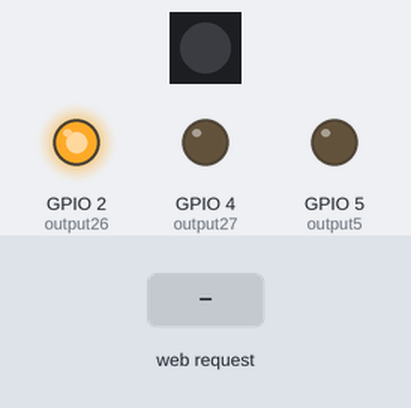
Recording of a sketch running on a simulated ESP32. Parts: 1 RGB LEDs in strip order, left to right, output pins drawn as LEDs (lit = HIGH). Dashed ring = blinking. The test bench sets the inputs (shaded band). WiFi joins after 1.5 s; servers stay silent unless stated; what the sketch prints to the serial monitor is not drawn.

Above: at 2.7 s.
2.8 s: HTTP request GET /26/off received
At 2.95 s:
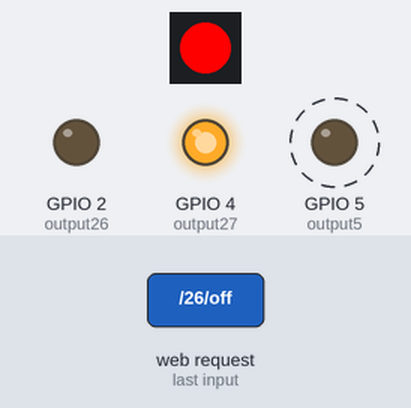
At 4.9 s:
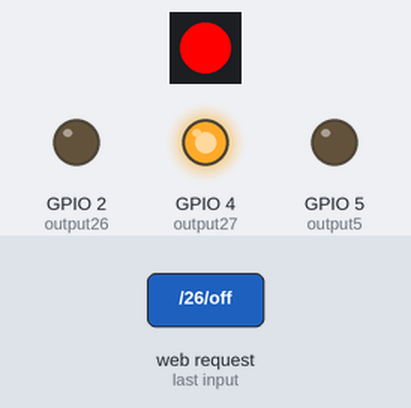
5.2 s: HTTP request GET /26/on received
At 6.1 s:
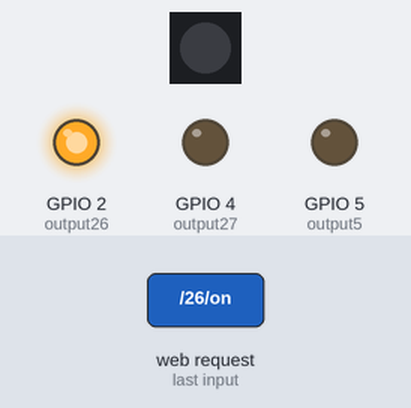
Timing chart, 0 to 8.2 s (numbered marks = the images above; inputs shaded):
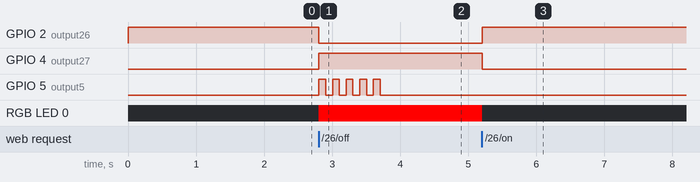

The sketch:

paggingDevice2022v.03.ino
```cpp
// Load Wi-Fi library
#include <Adafruit_NeoPixel.h>
#define PIN 15
#include <WiFi.h>
Adafruit_NeoPixel pixels = Adafruit_NeoPixel(1, PIN, NEO_GRB + NEO_KHZ800);
// Replace with your network credentials
const char* ssid = "Dialog 4G"; //your WiFi Name
const char* password = "sema9454";  //Your Wifi Password

// Set web server port number to 80
WiFiServer server(80);

// Variable to store the HTTP request
String header;

// Auxiliar variables to store the current output state
String output26State = "off";
String output27State = "off";

// Assign output variables to GPIO pins
const int output26 = 2;
const int output27 = 4;
const int output5 = 5;

// Current time
unsigned long currentTime = millis();
// Previous time
unsigned long previousTime = 0;
// Define timeout time in milliseconds (example: 2000ms = 2s)
const long timeoutTime = 2000;

void setup() {
  pixels.begin(); // This initializes the NeoPixel library.
  Serial.begin(115200);
  // Initialize the output variables as outputs
  pinMode(output26, OUTPUT);
  pinMode(output27, OUTPUT);
  pinMode(output5, OUTPUT);
  // Set outputs to LOW
  digitalWrite(output26, HIGH);
  digitalWrite(output27, LOW);
  digitalWrite(output5, LOW);

  // Connect to Wi-Fi network with SSID and password
  Serial.print("Connecting to ");
  Serial.println(ssid);
  WiFi.begin(ssid, password);
  while (WiFi.status() != WL_CONNECTED) {
    delay(500);
    Serial.print(".");
  }
  // Print local IP address and start web server
  Serial.println("");
  Serial.println("WiFi connected.");
  Serial.println("IP address: ");
  Serial.println(WiFi.localIP());
  server.begin();
}

void loop(){
  WiFiClient client = server.available();   // Listen for incoming clients

  if (client) {                             // If a new client connects,
    currentTime = millis();
    previousTime = currentTime;
    Serial.println("New Client.");          // print a message out in the serial port
    String currentLine = "";                // make a String to hold incoming data from the client
    while (client.connected() && currentTime - previousTime <= timeoutTime) {  // loop while the client's connected
      currentTime = millis();
      if (client.available()) {             // if there's bytes to read from the client,
        char c = client.read();             // read a byte, then
        Serial.write(c);                    // print it out the serial monitor
        header += c;
        if (c == '\n') {                    // if the byte is a newline character
          // if the current line is blank, you got two newline characters in a row.
          // that's the end of the client HTTP request, so send a response:
          if (currentLine.length() == 0) {
            // HTTP headers always start with a response code (e.g. HTTP/1.1 200 OK)
            // and a content-type so the client knows what's coming, then a blank line:
            client.println("HTTP/1.1 200 OK");
            client.println("Content-type:text/html");
            client.println("Connection: close");
            client.println();

            // turns the GPIOs on and off
            if ((header.indexOf("GET /26/on") >= 0)) {
              Serial.println("GPIO 26 on");
              output26State = "on";
              // pixels.Color takes RGB values, from 0,0,0 up to 255,255,255
//              for (int i = 255; i < 2; i--) {
//              for (int j = 255; j < 2; j--) {
//              for (int k = 255; k < 2; k--) {

//              pixels.setPixelColor(0, pixels.Color(i  , j , k )); // Moderately bright green color.
                pixels.setPixelColor(0, pixels.Color(0,0,0)); //
                pixels.show(); // This sends the updated pixel color to the hardware.
//             delay(200); // Delay for a period of time (in milliseconds).
//                       }
//                    }
//                  }
              digitalWrite(output26, HIGH);
              Serial.println("GPIO 27 off");
              output27State = "off";
              digitalWrite(output27, LOW);
              digitalWrite(output5, LOW);

            } else if ((header.indexOf("GET /26/off") >= 0)) {
              Serial.println("GPIO 26 off");
              output26State = "off";
              digitalWrite(output26, LOW);
              Serial.println("GPIO 27 on");
              output27State = "on";
              // pixels.Color takes RGB values, from 0,0,0 up to 255,255,255
//              for (int i = 0; i < 2; i++) {
//              for (int j = 0; j < 2; j++) {
//              for (int k = 0; k < 2; k++) {

          //    pixels.setPixelColor(0, pixels.Color(i * 255, j * 255, k * 255)); // Moderately bright green color.
                   pixels.setPixelColor(0, pixels.Color(255,0,0)); // Moderately bright green color.
              pixels.show(); // This sends the updated pixel color to the hardware.
//              delay(200); // Delay for a period of time (in milliseconds).
//                       }
//                    }
//                  }
               digitalWrite(output27, HIGH);

              int i = 0;
              do{
                i++;
                digitalWrite(output5, HIGH);
                delay(100);
                digitalWrite(output5, LOW);
                delay(100);
                }while(i<5);
            }

            // Display the HTML web page
            client.println("<!DOCTYPE html><html>");
            client.println("<head><meta name=\"viewport\" content=\"width=device-width, initial-scale=1\">");
            client.println("<link rel=\"icon\" href=\"data:,\">");
            client.println("<title>M01</title>");
            // CSS to style the on/off buttons
            // Feel free to change the background-color and font-size attributes to fit your preferences
            client.println("<style>html { font-family: Helvetica; display: inline-block; margin: 0px auto; text-align: center;}");
            client.println(".button { background-color: #4CAF50; border: none; color: white; padding: 16px 40px;");
            client.println("text-decoration: none; font-size: 30px; margin: 2px; cursor: pointer;}");
            if (output26State=="off") {
            client.println("body {background-color: #50C878;}");
              }
            else{
               client.println("body {background-color: #ed2939;}");
              }
            client.println("h1 {color: #E6E6FA;}");

            client.println(".button2 {background-color:#ad0e0e;}</style></head>");

            // Web Page Heading
            client.println("<body ><h1>WELCOME TO CAFE... </h1>");

            // Display current state, and ON/OFF buttons for GPIO 26
            //client.println("<p>GPIO 26 - State " + output26State + "</p>");
            // If the output26State is off, it displays the ON button
            if (output26State=="off") {
              client.println("<p><a href=\"/26/on\"><button class=\"button\">ORDER IS READY </button></a></p>");

            } else {
              client.println("<p><a href=\"/26/off\"><button class=\"button button2\"> ORDER BEING PROCESSED</button></a></p>");
            }

            // Display current state, and ON/OFF buttons for GPIO 27
//            client.println("<p>GPIO 27 - State " + output27State + "</p>");
//            // If the output27State is off, it displays the ON button
//            if (output27State=="off") {
//              client.println("<p><a href=\"/27/on\"><button class=\"button\">ON</button></a></p>");
//            } else {
//              client.println("<p><a href=\"/27/off\"><button class=\"button button2\">OFF</button></a></p>");
//            }
            client.println("</body></html>");

            // The HTTP response ends with another blank line
            client.println();
            // Break out of the while loop
            break;
          } else { // if you got a newline, then clear currentLine
            currentLine = "";
          }
        } else if (c != '\r') {  // if you got anything else but a carriage return character,
          currentLine += c;      // add it to the end of the currentLine
        }
      }
    }
    // Clear the header variable
    header = "";
    // Close the connection
    client.stop();
    Serial.println("Client disconnected.");
    Serial.println("");
  }
}
```

Measured:
- after the input at 2.8 s, GPIO 2 (output26): HIGH → LOW at once; GPIO 4 (output27): LOW → HIGH at once; GPIO 5 (output5): alternates HIGH for 0.10 s and LOW for 0.10 s, 10 changes in all, then stays LOW, starting at once; RGB LED 0: off → RGB(255, 0, 0) at once
- after the input at 5.2 s, GPIO 2 (output26): LOW → HIGH at once; GPIO 4 (output27): HIGH → LOW at once; RGB LED 0: RGB(255, 0, 0) → off at once
